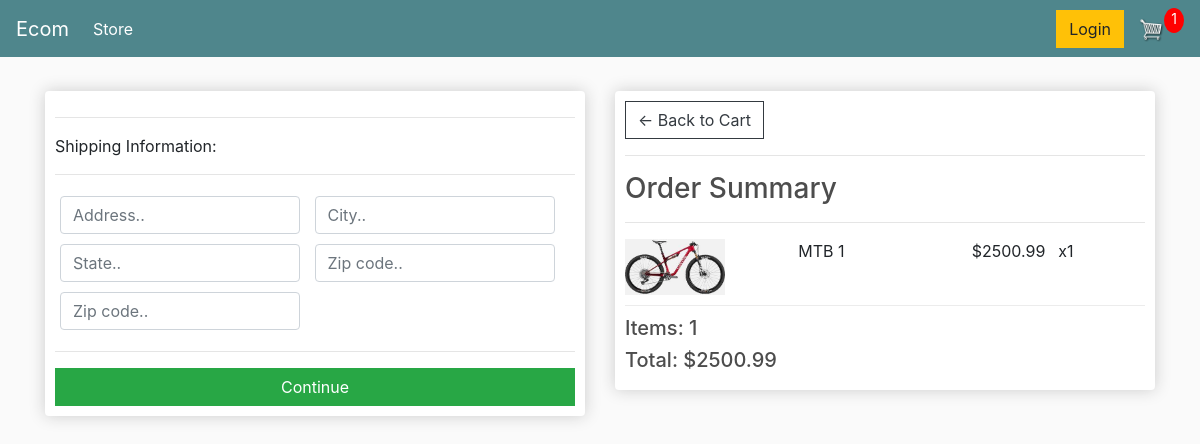
The app's page /checkout/ (signed in) with its own data.
### store/models.py (models this page shows, shortened)
class OrderItem(models.Model):
	product = models.ForeignKey(Product, on_delete=models.SET_NULL, null=True)
	order = models.ForeignKey(Order, on_delete=models.SET_NULL, null=True)
	quantity = models.IntegerField(default=0, null=True, blank=True)
	date_added = models.DateTimeField(auto_now_add=True)
	@property
	def get_total(self):
		total = self.product.price * self.quantity
		return total

class Product(models.Model):
	name = models.CharField(max_length=200)
	price = models.FloatField()
	digital = models.BooleanField(default=False,null=True, blank=True)
	image = models.ImageField(null=True, blank=True)
	@property
	def imageURL(self):
		try:
			url = self.image.url
		except:
			url = ''
		return url

class Order(models.Model):
	customer = models.ForeignKey(Customer, on_delete=models.SET_NULL, null=True, blank=True)
	date_ordered = models.DateTimeField(auto_now_add=True)
	complete = models.BooleanField(default=False)
	transaction_id = models.CharField(max_length=100, null=True)
	@property
	def shipping(self):
		shipping = False
		orderitems = self.orderitem_set.all()
		for i in orderitems:
			if i.product.digital == False:
				shipping = True
		return shipping
	@property
	def get_cart_total(self):
		orderitems = self.orderitem_set.all()
		total = sum([item.get_total for item in orderitems])
		return total
	@property
	def get_cart_items(self):
		orderitems = self.orderitem_set.all()
		total = sum([item.quantity for item in orderitems])
		return total

### store/views.py (the view)
# urls.py: path('checkout/', views.checkout, name="checkout"),
def checkout(request):
	data = cartData(request)
	cartItems = data['cartItems']
	order = data['order']
	items = data['items']
	context = {'items':items, 'order':order, 'cartItems':cartItems}
	return render(request, 'store/checkout.html', context)

### store/utils.py (called while the page is built)
def cartData(request):
	if request.user.is_authenticated:
		customer = request.user.customer
		order, created = Order.objects.get_or_create(customer=customer, complete=False)
		items = order.orderitem_set.all()
		cartItems = order.get_cart_items
	else:
		cookieData = cookieCart(request)
		cartItems = cookieData['cartItems']
		order = cookieData['order']
		items = cookieData['items']
	return {'cartItems':cartItems ,'order':order, 'items':items}

### store/templates/store/checkout.html (shortened to what this page needs)
{% extends 'store/main.html' %}
{% load static %}
{% block content %}
     <div class="row">
		<div class="col-lg-6">
			<div class="box-element" id="form-wrapper">
				<form id="form">
					<div id="shipping-info">
						<hr>
						<p>Shipping Information:</p>
						<hr>
						<div class="form-field">
							<input class="form-control" type="text" name="address" placeholder="Address..">
						</div>
						<div class="form-field">
							<input class="form-control" type="text" name="city" placeholder="City..">
						</div>
						<div class="form-field">
							<input class="form-control" type="text" name="state" placeholder="State..">
						</div>
						<div class="form-field">
							<input class="form-control" type="text" name="zipcode" placeholder="Zip code..">
						</div>
						<div class="form-field">
							<input class="form-control" type="text" name="country" placeholder="Zip code..">
						</div>
					</div>
					<hr>
					<input id="form-button" class="btn btn-success btn-block" type="submit" value="Continue">
				</form>
			</div>
			<br>
		</div>
		<div class="col-lg-6">
			<div class="box-element">
				<a  class="btn btn-outline-dark" href="{% url 'cart' %}">&#x2190; Back to Cart</a>
				<hr>
				<h3>Order Summary</h3>
				<hr>
				{% for item in items %}
				<div class="cart-row">
					<div style="flex:2"><img class="row-image" src="{{item.product.imageURL}}"></div>
					<div style="flex:2"><p>{{item.product.name}}</p></div>
					<div style="flex:1"><p>${{item.product.price|floatformat:2}}</p></div>
					<div style="flex:1"><p>x{{item.quantity}}</p></div>
				</div>
				{% endfor %}
				<h5>Items:   {{order.get_cart_items}}</h5>
				<h5>Total:   ${{order.get_cart_total|floatformat:2}}</h5>
			</div>
		</div>
	</div>
{% endblock content %}

### static/css/main.css (style rules this page uses)
body { background-color: hsl(0, 0%, 98%); }
h1,h2,h3,h4,h5,h6 { color:hsl(0, 0%, 30%); }
.box-element { box-shadow:hsl(0, 0%, 80%) 0 0 16px; background-color: #fff; border-radius: 4px; padding: 10px; }
.col-lg-4, .col-lg-6, .col-lg-8, .col-lg-12 { margin-top: 10px; }
.btn { border-radius: 0; }
.row-image { width: 100px; }
.form-field { width:250px; display: inline-block; padding: 5px; }
.cart-row { display: flex; align-items: flex-stretch; padding-bottom: 10px; margin-bottom: 10px; border-bottom: 1px solid #ececec; }

### records on screen
OrderItem: product.imageURL (picture), product.name "MTB 1", product.price "2500.99", quantity "1"
Order: get_cart_items "1", get_cart_total "2500.99"

### other values on screen
{{ cartItems }} "1"
